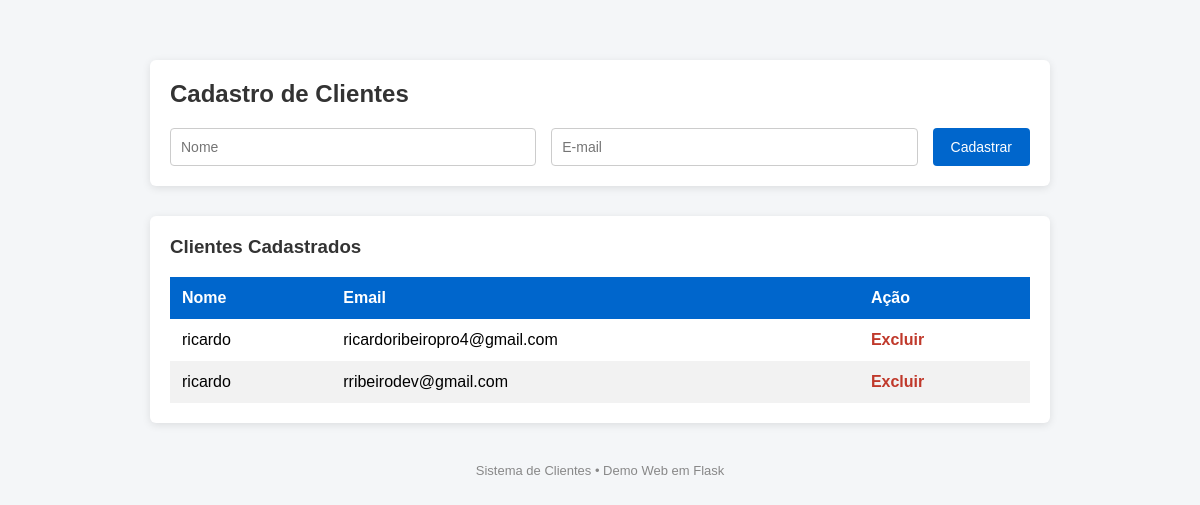
Before: / with the older database file.
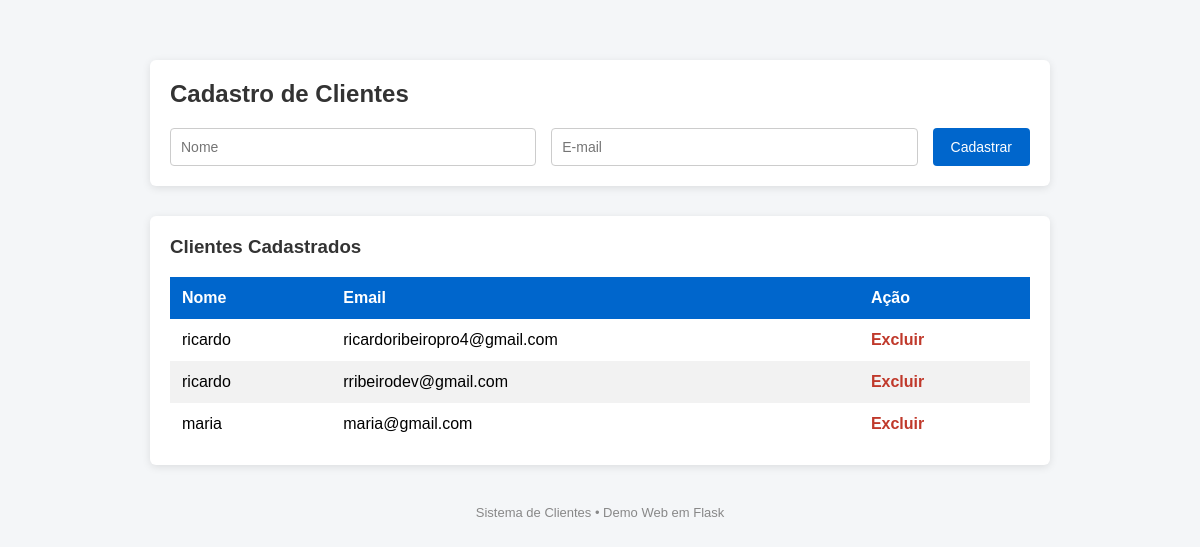
After: the same page with the newer database file.
### tables this page shows
CREATE TABLE clientes (
        id INTEGER PRIMARY KEY AUTOINCREMENT,
        nome TEXT NOT NULL,
        email TEXT UNIQUE NOT NULL,
        ativo INTEGER DEFAULT 1
        );

### web/app.py (the view)
@app.route("/")
def index():
    with conectar() as conn:
        clientes = conn.execute(
            "SELECT id, nome, email FROM clientes WHERE ativo = 1"
        ).fetchall()
    return render_template("index.html", clientes=clientes)

### web/database.py (called while the page is built)
def conectar():
    return sqlite3.connect(DB_PATH)

### web/templates/index.html (shortened to what this page needs)
<!DOCTYPE html>
<html lang="pt-br">
<head>
</head>
<body>
    <div class="container">
        <div class="card">
            <h2>Cadastro de Clientes</h2>
            <form method="POST" action="/add">
                <input type="text" name="nome" placeholder="Nome" required>
                <input type="email" name="email" placeholder="E-mail" required>
                <button type="submit">Cadastrar</button>
            </form>
        </div>
        <div class="card">
            <h3>Clientes Cadastrados</h3>
            <table>
                <thead>
                    <tr>
                        <th>Nome</th>
                        <th>Email</th>
                        <th>Ação</th>
                    </tr>
                </thead>
                <tbody>
                    {% for c in clientes %}
                    <tr>
                        <td>{{ c[1] }}</td>
                        <td>{{ c[2] }}</td>
                        <td>
                            <a href="/delete/{{ c[0] }}" class="action">Excluir</a>
                        </td>
                    </tr>
                    {% endfor %}
                </tbody>
            </table>
        </div>
        <footer>
            Sistema de Clientes • Demo Web em Flask
        </footer>
    </div>
</body>
</html>

### web/templates/index.html (style rules this page uses)
body { font-family: Arial, Helvetica, sans-serif; background-color: #f4f6f8; margin: 0; padding: 0; }
.container { max-width: 900px; margin: 40px auto; padding: 20px; }
.card { background: #ffffff; border-radius: 6px; padding: 20px; box-shadow: 0 2px 8px rgba(0,0,0,0.1); margin-bottom: 30px; }
h2, h3 { margin-top: 0; color: #333; }
form { display: flex; gap: 15px; flex-wrap: wrap; }
input[type="text"], input[type="email"] { flex: 1; padding: 10px; border: 1px solid #ccc; border-radius: 4px; font-size: 14px; }
button { padding: 10px 18px; border: none; border-radius: 4px; background-color: #0066cc; color: #fff; font-size: 14px; cursor: pointer; }
table { width: 100%; border-collapse: collapse; margin-top: 15px; }
table thead { background-color: #0066cc; color: #fff; }
table th, table td { padding: 12px; text-align: left; }
table tbody tr:nth-child(even) { background-color: #f2f2f2; }
a.action { color: #c0392b; text-decoration: none; font-weight: bold; }
footer { text-align: center; color: #888; font-size: 13px; margin-top: 40px; }

Changed rows visible on the page:
added clientes: nome "maria", email "maria@gmail.com"
